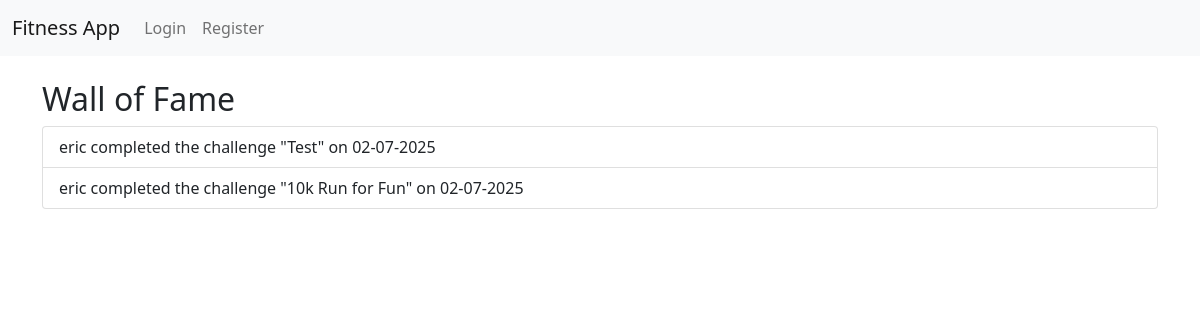
The page /wall_of_fame on the database as committed earlier.
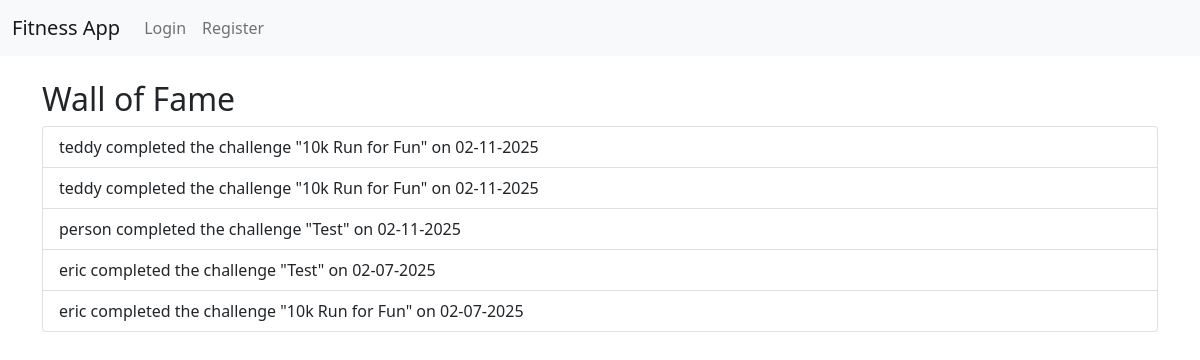
The same page on the database as committed later.
### models.py (models this page shows)
class CompletedChallenge(db.Model):
    id = db.Column(db.Integer, primary_key=True)
    user_id = db.Column(db.Integer, db.ForeignKey('user.id'), nullable=False)
    challenge_id = db.Column(db.Integer, db.ForeignKey('challenge.id'), nullable=False)
    completed_at = db.Column(db.DateTime, default=datetime.utcnow)

class User(db.Model):
    id = db.Column(db.Integer, primary_key=True)
    username = db.Column(db.String(80), unique=True, nullable=False)
    email = db.Column(db.String(120), nullable=False)
    password = db.Column(db.String(128), nullable=False)
    challenges = db.relationship('Challenge', backref='creator', lazy=True)
    chat_messages = db.relationship('ChatMessage', backref='user', lazy=True)
    statuses = db.relationship('UserChallengeStatus', backref='user', lazy=True)
    completed_challenges = db.relationship('CompletedChallenge', backref='user', lazy=True)
    favorites = db.relationship('Favorite', backref='user', lazy=True)

class Challenge(db.Model):
    id = db.Column(db.Integer, primary_key=True)
    user_id = db.Column(db.Integer, db.ForeignKey('user.id'), nullable=True)
    challenge_type = db.Column(db.String(80), nullable=False)
    image = db.Column(db.String(200), nullable=True)
    description = db.Column(db.Text, nullable=False)
    tags = db.Column(db.String(200), nullable=True)
    created_at = db.Column(db.DateTime, default=func.now())
    goals = db.relationship('Goal', backref='challenge', lazy=True, cascade="all, delete-orphan")
    badges = db.relationship('ChallengeBadge', backref='challenge', lazy=True, cascade="all, delete-orphan")
    chat_messages = db.relationship('ChatMessage', backref='challenge', lazy=True, cascade="all, delete-orphan")
    statuses = db.relationship('UserChallengeStatus', backref='challenge', lazy=True, cascade="all, delete-orphan")
    completions = db.relationship('CompletedChallenge', backref='challenge', lazy=True, cascade="all, delete-orphan")
    favorites = db.relationship('Favorite', backref='challenge', lazy=True, cascade="all, delete-orphan")

### routes/challenge_routes.py (the view)
@challenge_bp.route('/wall_of_fame')
def wall_of_fame():
    wall_entries = CompletedChallenge.query.order_by(CompletedChallenge.completed_at.desc()).all()
    return render_template('wall_of_fame.html', wall_entries=wall_entries)

### templates/wall_of_fame.html
{% extends "layout.html" %}
{% block content %}
  <h2>Wall of Fame</h2>
  <ul class="list-group">
    {% for entry in wall_entries %}
      <li class="list-group-item">
        {{ entry.user.username }} completed the challenge "{{ entry.challenge.challenge_type }}" on {{ entry.completed_at.strftime("%m-%d-%Y") }}
      </li>
    {% endfor %}
  </ul>
{% endblock %}

### templates/layout.html (shortened to what this page needs)
<!doctype html>
<html lang="en">
  <head>
    <link href="https://cdn.jsdelivr.net/npm/bootstrap@5.0.0-beta3/dist/css/bootstrap.min.css" rel="stylesheet">
  </head>
  <body>
    <nav class="navbar navbar-expand-lg navbar-light bg-light">
      <div class="container-fluid">
        <a class="navbar-brand" href="{{ url_for('challenge_bp.index') }}">Fitness App</a>
        <div class="collapse navbar-collapse">
          <ul class="navbar-nav me-auto mb-2 mb-lg-0">
            {% if session.get('user_id') %}
              <li class="nav-item"><a class="nav-link" href="{{ url_for('challenge_bp.create_challenge') }}">Create Challenge</a></li>
              <li class="nav-item"><a class="nav-link" href="{{ url_for('user_bp.favorites') }}">Favorites</a></li>
              <li class="nav-item"><a class="nav-link" href="{{ url_for('challenge_bp.wall_of_fame') }}">Wall of Fame</a></li>
              <li class="nav-item"><a class="nav-link" href="{{ url_for('user_bp.logout') }}">Logout</a></li>
            {% else %}
              <li class="nav-item"><a class="nav-link" href="{{ url_for('user_bp.login') }}">Login</a></li>
              <li class="nav-item"><a class="nav-link" href="{{ url_for('user_bp.register') }}">Register</a></li>
            {% endif %}
          </ul>
        </div>
      </div>
    </nav>
    <div class="container mt-4">
      {% block content %}{% endblock %}
    </div>
  </body>
</html>

Rows that differ between the two databases and show on the page:
added CompletedChallenge: user.username "teddy", challenge.challenge_type "10k Run for Fun", completed_at "02-11-2025"
added CompletedChallenge: user.username "teddy", challenge.challenge_type "10k Run for Fun", completed_at "02-11-2025"
added CompletedChallenge: user.username "person", challenge.challenge_type "Test", completed_at "02-11-2025"
